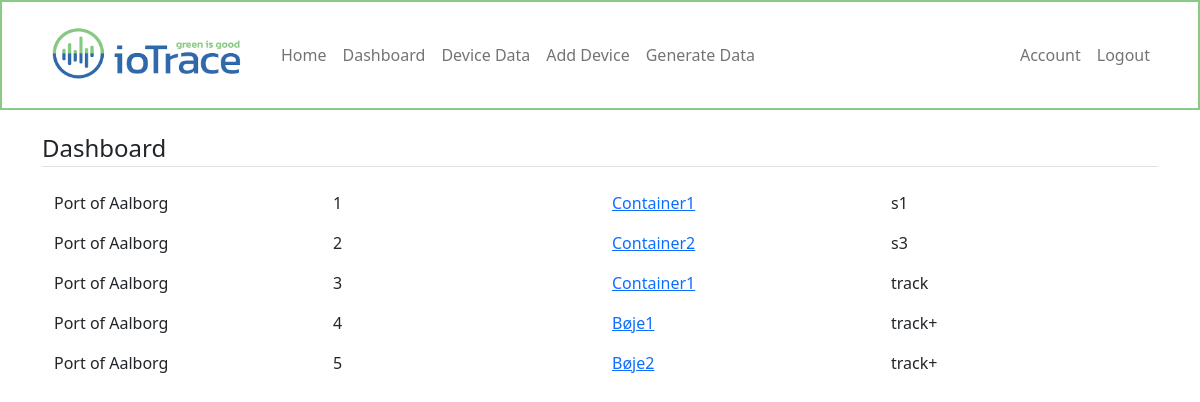
Page /dashboard (signed in) on the earlier database version.
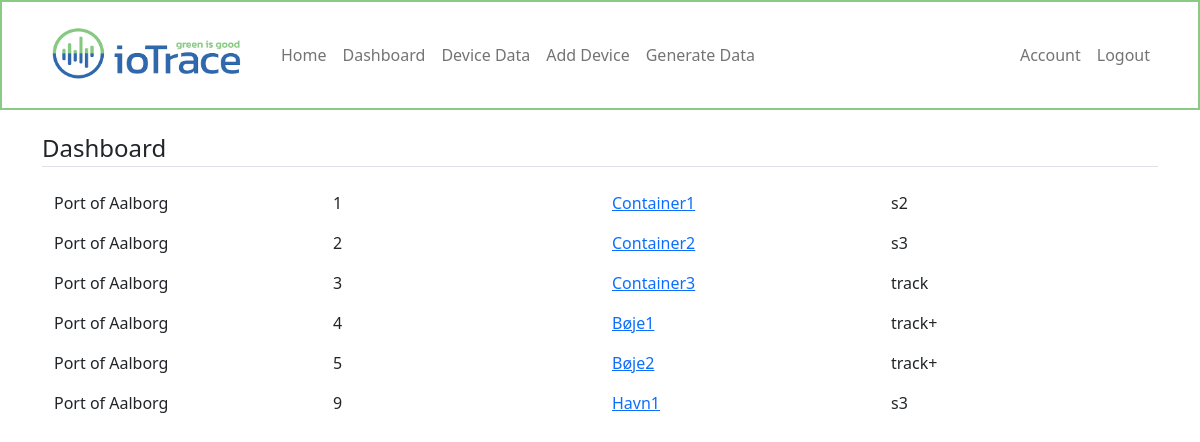
Same page on the later database version.
### webapp/models.py (models this page shows, shortened)
class Device(db.Model):
    id = db.Column(db.Integer, primary_key=True)
    devicename = db.Column(db.String(100), nullable=False)
    devicetype = db.Column(db.String(100), nullable=False)
    user_id = db.Column(db.Integer, db.ForeignKey('user.id'), nullable=False)
    datadumps = db.relationship('Dummydata', backref='devicedata', lazy=True)

class User(db.Model, UserMixin):
    id = db.Column(db.Integer, primary_key=True)
    username = db.Column(db.String(20), unique=True, nullable=False)
    email = db.Column(db.String(120), unique=True, nullable=False)
    image_file = db.Column(db.String(20), nullable=False, default='default.jpg')
    password = db.Column(db.String(60), nullable=False)
    devices = db.relationship('Device', backref='owner', lazy=True)

### webapp/routes.py (the view)
@app.route('/dashboard')
@login_required
def dashboard():
    devices = Device.query.filter_by(user_id=current_user.id)
    data = Dummydata.query.filter_by()
    return render_template('dashboard.html', title='Dashboard', devices=devices, data=data)

### webapp/models.py (called while the page is built)
@login_manager.user_loader
def load_user(user_id):
    return User.query.get(int(user_id))

### webapp/templates/dashboard.html
{% extends "layout.html" %}
{% set active_page = "dashboard" %}
{% block content %}
<legend class="border-bottom mb-4">Dashboard</legend>
<div class="container">
    {% for device in devices %}
    <div class="row">
        <div class="col">
            {{device.owner.username}}
        </div>
        <div class="col">
            {{device.id}}
        </div>
        <div class="col">
            <p><a href="{{ url_for('device', device_id=device.id) }}">{{device.devicename}}</a></p>
        </div>
        <div class="col">
            {{device.devicetype}}
        </div>
    </div>
    {% endfor %}
</div>
{% endblock content %}

Differences in the rows shown:
changed Device "Container1": devicetype "s1" → "s2"
changed Device "track": devicename "Container1" → "Container3"
added Device: owner.username "Port of Aalborg", id "9", devicename "Havn1", devicetype "s3"
